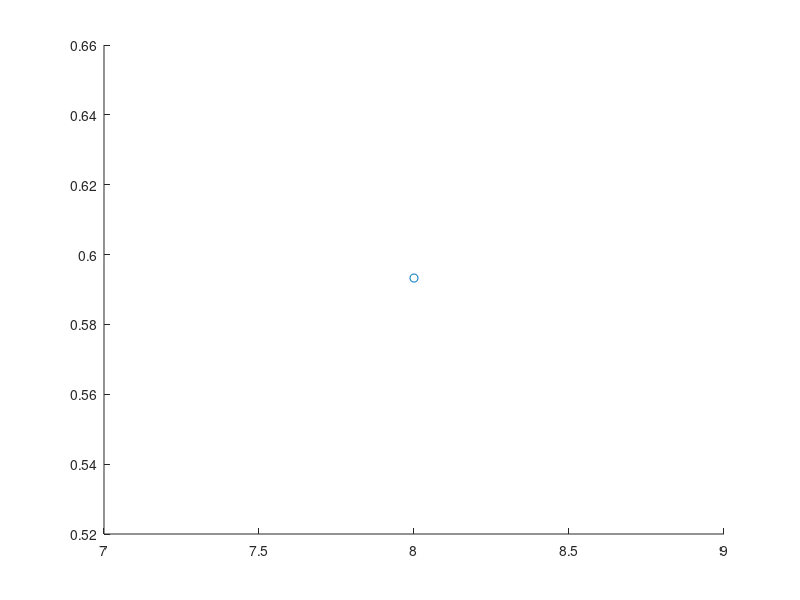

Recreate this plot in MATLAB. (Note: this script raises an error after producing the figure.)
clc;                                               % Clears the screen
clear all;


format long


h=(1/8);                                             % step size
x = 0:h:1;                                         % Calculates upto y(1)
y = zeros(0,length(x)); 
y(1) = 1;                                          % initial condition
F_xy = @(t,r) y;                    % change the function as you desire


for i=1:(length(x))                              % calculation loop
    k_1 = F_xy(x(i),y(i));
    k_2 = F_xy(x(i)+0.5*h,y(i)+0.5*h*k_1);
    k_3 = F_xy((x(i)+0.5*h),(y(i)+0.5*h*k_2));
    k_4 = F_xy((x(i)+h),(y(i)+k_3*h));

   y(i+1) = y(i) + (1/6)*(k_1+2*k_2+2*k_3+k_4)*h;  % main equation
  
end
y(i)
scatter(8, exp(1)-y(length(y)));
hold on;
%%%%%%%%%%%%%%%%%%%%%%%%%%%%%%%%%%%%%%%%%%%%%%%%%%%%%%%%%%%%%%%%%%%%%%%%


h=(1/8);
x = 0:h:1;                                         % Calculates upto y(1)
y = zeros(0,length(x)); 
y(1) = 1;                                          % initial condition
F_xy = @(t,r) exp(t);                    % change the function as you desire

for i=1:(length(x)-1)                              % calculation loop
    k_1 = F_xy(x(i),y(i));
    k_2 = F_xy(x(i)+0.5*h,y(i)+0.5*h*k_1);
    k_3 = F_xy((x(i)+0.5*h),(y(i)+0.5*h*k_2));
    k_4 = F_xy((x(i)+h),(y(i)+k_3*h));

   y(i+1) = y(i) + (1/6)*(k_1+2*k_2+2*k_3+k_4)*h;  % main equation
   
end

p= polyfit(x,y, 8);
syms s;
   eq= p(1)*s^8+p(2)*s^7+p(3)*s^6+p(4)*s^5+p(5)*s^4+p(6)*s^3+p(7)*s^2+p(8)*s+p(9);
   k= diff(eq,s);
   eq= subs(eq, s, x(length(x)));
   k= subs(k,s,x(length(x)));
  correctedY=y(length(y))-eq+k;
  %y(i+1) = correctedY;

scatter(8, exp(1)-correctedY, 'd');
drawnow;